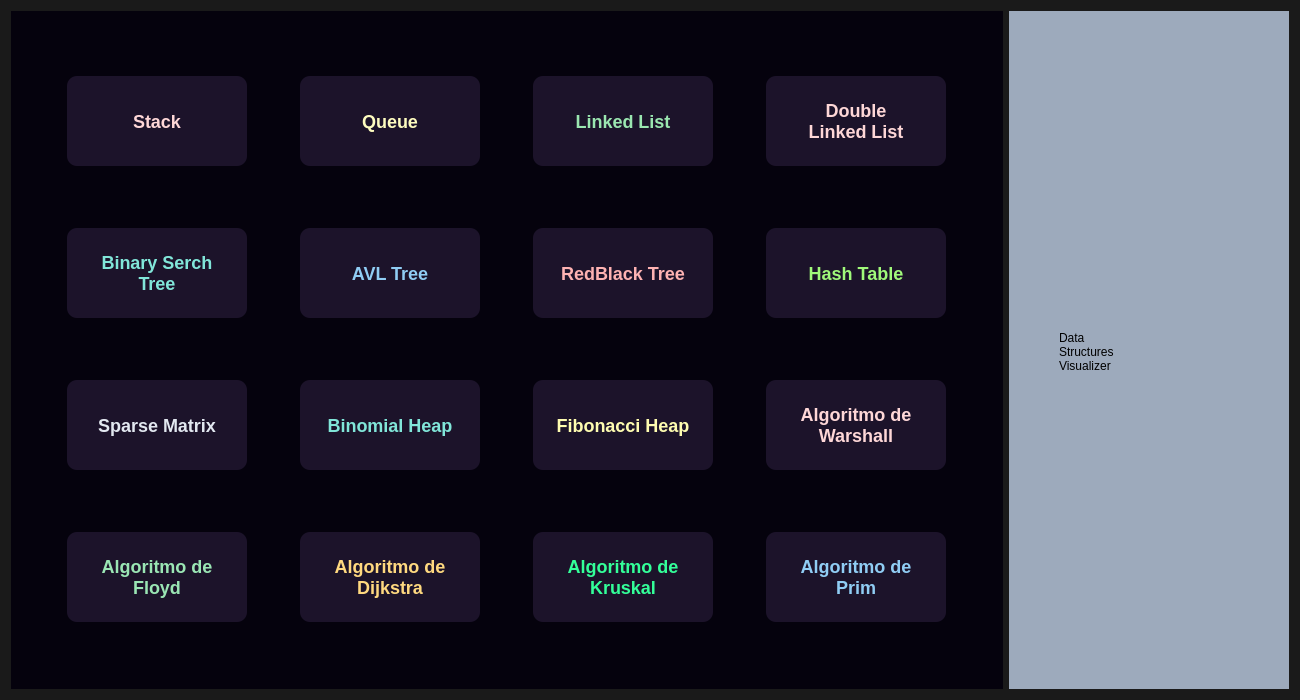
<?xml version="1.0" encoding="UTF-8"?>
<ui version="4.0">
 <class>MainForm</class>
 <widget class="QWidget" name="MainForm">
  <property name="geometry">
   <rect>
    <x>0</x>
    <y>0</y>
    <width>1300</width>
    <height>700</height>
   </rect>
  </property>
  <property name="sizePolicy">
   <sizepolicy hsizetype="Maximum" vsizetype="Preferred">
    <horstretch>0</horstretch>
    <verstretch>0</verstretch>
   </sizepolicy>
  </property>
  <property name="windowTitle">
   <string>MainForm</string>
  </property>
  <property name="styleSheet">
   <string notr="true">background-color: rgb(26, 26, 26)</string>
  </property>
  <layout class="QGridLayout" name="gridLayout">
   <item row="0" column="1">
    <widget class="QWidget" name="widget" native="true">
     <property name="minimumSize">
      <size>
       <width>280</width>
       <height>0</height>
      </size>
     </property>
     <property name="maximumSize">
      <size>
       <width>280</width>
       <height>16777215</height>
      </size>
     </property>
     <property name="styleSheet">
      <string notr="true">background: #9DAABC;</string>
     </property>
     <widget class="QLabel" name="label">
      <property name="geometry">
       <rect>
        <x>50</x>
        <y>270</y>
        <width>181</width>
        <height>141</height>
       </rect>
      </property>
      <property name="styleSheet">
       <string notr="true">background: transparent;
font: 25pt &quot;Cooper Black&quot;;</string>
      </property>
      <property name="text">
       <string>Data
Structures
Visualizer</string>
      </property>
      <property name="textFormat">
       <enum>Qt::AutoText</enum>
      </property>
     </widget>
    </widget>
   </item>
   <item row="0" column="0">
    <widget class="QWidget" name="widget_2" native="true">
     <property name="font">
      <font>
       <family>Nirmala UI Semilight</family>
      </font>
     </property>
     <property name="styleSheet">
      <string notr="true">background: rgb(5,2,13);</string>
     </property>
     <layout class="QGridLayout" name="gridLayout_2">
      <item row="0" column="0">
       <widget class="QPushButton" name="btnStack">
        <property name="minimumSize">
         <size>
          <width>180</width>
          <height>90</height>
         </size>
        </property>
        <property name="maximumSize">
         <size>
          <width>160</width>
          <height>90</height>
         </size>
        </property>
        <property name="font">
         <font>
          <pointsize>-1</pointsize>
          <italic>false</italic>
          <bold>true</bold>
         </font>
        </property>
        <property name="styleSheet">
         <string notr="true">QPushButton {
	background-color: rgb(28,19,42);
    border-style: outset;
    border-width: 0px;
    border-radius: 10px;
    border-color: beige;
    font: bold 18px;
	color: rgb(254,215,215);
    padding: 6px;
}

QPushButton:pressed {
    background-color: rgb(30,23,46);
    border-style: inset;
}
QPushButton:hover {
	background-color: #3F325C;
}</string>
        </property>
        <property name="text">
         <string>Stack</string>
        </property>
       </widget>
      </item>
      <item row="0" column="1">
       <widget class="QPushButton" name="btnQueue">
        <property name="minimumSize">
         <size>
          <width>180</width>
          <height>90</height>
         </size>
        </property>
        <property name="maximumSize">
         <size>
          <width>160</width>
          <height>90</height>
         </size>
        </property>
        <property name="font">
         <font>
          <pointsize>-1</pointsize>
          <italic>false</italic>
          <bold>true</bold>
         </font>
        </property>
        <property name="styleSheet">
         <string notr="true">QPushButton {
	background-color: rgb(28,19,42);
    border-style: outset;
    border-width: 0px;
    border-radius: 10px;
    border-color: beige;
    font: bold 18px;
	color: #FEFCBF;
    padding: 6px;
}

QPushButton:pressed {
    background-color: rgb(30,23,46);
    border-style: inset;
}
QPushButton:hover {
	background-color: #3F325C;
}</string>
        </property>
        <property name="text">
         <string>Queue</string>
        </property>
       </widget>
      </item>
      <item row="0" column="2">
       <widget class="QPushButton" name="btnLinkedList">
        <property name="minimumSize">
         <size>
          <width>180</width>
          <height>90</height>
         </size>
        </property>
        <property name="maximumSize">
         <size>
          <width>160</width>
          <height>90</height>
         </size>
        </property>
        <property name="font">
         <font>
          <pointsize>-1</pointsize>
          <italic>false</italic>
          <bold>true</bold>
         </font>
        </property>
        <property name="styleSheet">
         <string notr="true">QPushButton {
	background-color: rgb(28,19,42);
    border-style: outset;
    border-width: 0px;
    border-radius: 10px;
    border-color: beige;
    font: bold 18px;
	color: #9AE6B0;
    padding: 6px;
}

QPushButton:pressed {
    background-color: rgb(30,23,46);
    border-style: inset;
}
QPushButton:hover {
	background-color: #3F325C;
}</string>
        </property>
        <property name="text">
         <string>Linked List</string>
        </property>
       </widget>
      </item>
      <item row="0" column="3">
       <widget class="QPushButton" name="btnDoubleLinkedList">
        <property name="minimumSize">
         <size>
          <width>180</width>
          <height>90</height>
         </size>
        </property>
        <property name="maximumSize">
         <size>
          <width>160</width>
          <height>90</height>
         </size>
        </property>
        <property name="font">
         <font>
          <pointsize>-1</pointsize>
          <italic>false</italic>
          <bold>true</bold>
         </font>
        </property>
        <property name="styleSheet">
         <string notr="true">QPushButton {
	background-color: rgb(28,19,42);
    border-style: outset;
    border-width: 0px;
    border-radius: 10px;
    border-color: beige;
    font: bold 18px;
	color: rgb(254,215,215);
    padding: 6px;
}

QPushButton:pressed {
    background-color: rgb(30,23,46);
    border-style: inset;
}
QPushButton:hover {
	background-color: #3F325C;
}</string>
        </property>
        <property name="text">
         <string>Double
Linked List</string>
        </property>
       </widget>
      </item>
      <item row="1" column="0">
       <widget class="QPushButton" name="btnBST">
        <property name="minimumSize">
         <size>
          <width>180</width>
          <height>90</height>
         </size>
        </property>
        <property name="maximumSize">
         <size>
          <width>160</width>
          <height>90</height>
         </size>
        </property>
        <property name="font">
         <font>
          <pointsize>-1</pointsize>
          <italic>false</italic>
          <bold>true</bold>
         </font>
        </property>
        <property name="styleSheet">
         <string notr="true">QPushButton {
	background-color: rgb(28,19,42);
    border-style: outset;
    border-width: 0;
    border-radius: 10px;
    border-color: beige;
    font: bold 18px;
	color: #81E6D9;
    padding: 6px;
}

QPushButton:pressed {
    background-color: rgb(30,23,46);
    border-style: inset;
}
QPushButton:hover {
	background-color: #3F325C;
}</string>
        </property>
        <property name="text">
         <string>Binary Serch
Tree</string>
        </property>
       </widget>
      </item>
      <item row="1" column="1">
       <widget class="QPushButton" name="btnAVLTree">
        <property name="minimumSize">
         <size>
          <width>180</width>
          <height>90</height>
         </size>
        </property>
        <property name="maximumSize">
         <size>
          <width>160</width>
          <height>90</height>
         </size>
        </property>
        <property name="font">
         <font>
          <pointsize>-1</pointsize>
          <italic>false</italic>
          <bold>true</bold>
         </font>
        </property>
        <property name="styleSheet">
         <string notr="true">QPushButton {
	background-color: rgb(28,19,42);
    border-style: outset;
    border-width: 0;
    border-radius: 10px;
    border-color: beige;
    font: bold 18px;
	color: #90CDF4;
    padding: 6px;
}

QPushButton:pressed {
    background-color: rgb(30,23,46);
    border-style: inset;
}
QPushButton:hover {
	background-color: #3F325C;
}</string>
        </property>
        <property name="text">
         <string>AVL Tree</string>
        </property>
       </widget>
      </item>
      <item row="1" column="2">
       <widget class="QPushButton" name="btnRedBlackTree">
        <property name="minimumSize">
         <size>
          <width>180</width>
          <height>90</height>
         </size>
        </property>
        <property name="maximumSize">
         <size>
          <width>160</width>
          <height>90</height>
         </size>
        </property>
        <property name="font">
         <font>
          <pointsize>-1</pointsize>
          <italic>false</italic>
          <bold>true</bold>
         </font>
        </property>
        <property name="styleSheet">
         <string notr="true">QPushButton {
	background-color: rgb(28,19,42);
    border-style: outset;
    border-width: 0;
    border-radius: 10px;
    border-color: beige;
    font: bold 18px;
	color: #FEB2B2;
    padding: 6px;
}

QPushButton:pressed {
    background-color: rgb(30,23,46);
    border-style: inset;
}
QPushButton:hover {
	background-color: #3F325C;
}</string>
        </property>
        <property name="text">
         <string>RedBlack Tree</string>
        </property>
       </widget>
      </item>
      <item row="1" column="3">
       <widget class="QPushButton" name="btnHashTable">
        <property name="minimumSize">
         <size>
          <width>180</width>
          <height>90</height>
         </size>
        </property>
        <property name="maximumSize">
         <size>
          <width>160</width>
          <height>90</height>
         </size>
        </property>
        <property name="font">
         <font>
          <pointsize>-1</pointsize>
          <italic>false</italic>
          <bold>true</bold>
         </font>
        </property>
        <property name="styleSheet">
         <string notr="true">QPushButton {
	background-color: rgb(28,19,42);
    border-style: outset;
    border-width: 0;
    border-radius: 10px;
    border-color: beige;
    font: bold 18px;
	color: #A0F97A;
    padding: 6px;
}

QPushButton:pressed {
    background-color: rgb(30,23,46);
    border-style: inset;
}
QPushButton:hover {
	background-color: #3F325C;
}</string>
        </property>
        <property name="text">
         <string>Hash Table</string>
        </property>
       </widget>
      </item>
      <item row="2" column="0">
       <widget class="QPushButton" name="btnSparseMatrix">
        <property name="minimumSize">
         <size>
          <width>180</width>
          <height>90</height>
         </size>
        </property>
        <property name="maximumSize">
         <size>
          <width>160</width>
          <height>90</height>
         </size>
        </property>
        <property name="font">
         <font>
          <pointsize>-1</pointsize>
          <italic>false</italic>
          <bold>true</bold>
         </font>
        </property>
        <property name="styleSheet">
         <string notr="true">QPushButton {
	background-color: rgb(28,19,42);
    border-style: outset;
    border-width: 0;
    border-radius: 10px;
    border-color: beige;
    font: bold 18px;
	color: #E2E8F0;
    padding: 6px;
}

QPushButton:pressed {
    background-color: rgb(30,23,46);
    border-style: inset;
}
QPushButton:hover {
	background-color: #3F325C;
}</string>
        </property>
        <property name="text">
         <string>Sparse Matrix</string>
        </property>
       </widget>
      </item>
      <item row="2" column="1">
       <widget class="QPushButton" name="btnBinoHeap">
        <property name="minimumSize">
         <size>
          <width>180</width>
          <height>90</height>
         </size>
        </property>
        <property name="maximumSize">
         <size>
          <width>160</width>
          <height>90</height>
         </size>
        </property>
        <property name="font">
         <font>
          <pointsize>-1</pointsize>
          <italic>false</italic>
          <bold>true</bold>
         </font>
        </property>
        <property name="styleSheet">
         <string notr="true">QPushButton {
	background-color: rgb(28,19,42);
    border-style: outset;
    border-width: 0;
    border-radius: 10px;
    border-color: beige;
    font: bold 18px;
	color: #81E6D9;
    padding: 6px;
}

QPushButton:pressed {
    background-color: rgb(30,23,46);
    border-style: inset;
}
QPushButton:hover {
	background-color: #3F325C;
}</string>
        </property>
        <property name="text">
         <string>Binomial Heap</string>
        </property>
       </widget>
      </item>
      <item row="2" column="2">
       <widget class="QPushButton" name="btnFiboHeap">
        <property name="minimumSize">
         <size>
          <width>180</width>
          <height>90</height>
         </size>
        </property>
        <property name="maximumSize">
         <size>
          <width>160</width>
          <height>90</height>
         </size>
        </property>
        <property name="font">
         <font>
          <pointsize>-1</pointsize>
          <italic>false</italic>
          <bold>true</bold>
         </font>
        </property>
        <property name="styleSheet">
         <string notr="true">QPushButton {
	background-color: rgb(28,19,42);
    border-style: outset;
    border-width: 0;
    border-radius: 10px;
    border-color: beige;
    font: bold 18px;
	color: #FEFCB0;
    padding: 6px;
}

QPushButton:pressed {
    background-color: rgb(30,23,46);
    border-style: inset;
}
QPushButton:hover {
	background-color: #3F325C;
}</string>
        </property>
        <property name="text">
         <string>Fibonacci Heap</string>
        </property>
       </widget>
      </item>
      <item row="2" column="3">
       <widget class="QPushButton" name="btnWarshall">
        <property name="minimumSize">
         <size>
          <width>180</width>
          <height>90</height>
         </size>
        </property>
        <property name="maximumSize">
         <size>
          <width>160</width>
          <height>90</height>
         </size>
        </property>
        <property name="font">
         <font>
          <pointsize>-1</pointsize>
          <italic>false</italic>
          <bold>true</bold>
         </font>
        </property>
        <property name="styleSheet">
         <string notr="true">QPushButton {
	background-color: rgb(28,19,42);
    border-style: outset;
    border-width: 0;
    border-radius: 10px;
    border-color: beige;
    font: bold 18px;
	color: rgb(254,215,215);
    padding: 6px;
}

QPushButton:pressed {
    background-color: rgb(30,23,46);
    border-style: inset;
}
QPushButton:hover {
	background-color: #3F325C;
}</string>
        </property>
        <property name="text">
         <string>Algoritmo de
Warshall</string>
        </property>
       </widget>
      </item>
      <item row="3" column="0">
       <widget class="QPushButton" name="btnFloyd">
        <property name="minimumSize">
         <size>
          <width>180</width>
          <height>90</height>
         </size>
        </property>
        <property name="maximumSize">
         <size>
          <width>160</width>
          <height>90</height>
         </size>
        </property>
        <property name="font">
         <font>
          <pointsize>-1</pointsize>
          <italic>false</italic>
          <bold>true</bold>
         </font>
        </property>
        <property name="styleSheet">
         <string notr="true">QPushButton {
	background-color: rgb(28,19,42);
    border-style: outset;
    border-width: 0;
    border-radius: 10px;
    border-color: beige;
    font: bold 18px;
	color: #9AE6B4;
    padding: 6px;
}

QPushButton:pressed {
    background-color: rgb(30,23,46);
    border-style: inset;
}
QPushButton:hover {
	background-color: #3F325C;
}</string>
        </property>
        <property name="text">
         <string>Algoritmo de
Floyd</string>
        </property>
       </widget>
      </item>
      <item row="3" column="1">
       <widget class="QPushButton" name="btnDijkstra">
        <property name="minimumSize">
         <size>
          <width>180</width>
          <height>90</height>
         </size>
        </property>
        <property name="maximumSize">
         <size>
          <width>160</width>
          <height>90</height>
         </size>
        </property>
        <property name="font">
         <font>
          <pointsize>-1</pointsize>
          <italic>false</italic>
          <bold>true</bold>
         </font>
        </property>
        <property name="styleSheet">
         <string notr="true">QPushButton {
	background-color: rgb(28,19,42);
    border-style: outset;
    border-width: 0;
    border-radius: 10px;
    border-color: beige;
    font: bold 18px;
	color: #FFD97F;
    padding: 6px;
}

QPushButton:pressed {
    background-color: rgb(30,23,46);
    border-style: inset;
}
QPushButton:hover {
	background-color: #3F325C;
}</string>
        </property>
        <property name="text">
         <string>Algoritmo de
Dijkstra</string>
        </property>
       </widget>
      </item>
      <item row="3" column="2">
       <widget class="QPushButton" name="btnKruskal">
        <property name="minimumSize">
         <size>
          <width>180</width>
          <height>90</height>
         </size>
        </property>
        <property name="maximumSize">
         <size>
          <width>160</width>
          <height>90</height>
         </size>
        </property>
        <property name="font">
         <font>
          <pointsize>-1</pointsize>
          <italic>false</italic>
          <bold>true</bold>
         </font>
        </property>
        <property name="styleSheet">
         <string notr="true">QPushButton {
	background-color: rgb(28,19,42);
    border-style: outset;
    border-width: 0;
    border-radius: 10px;
    border-color: beige;
    font: bold 18px;
	color: #33FF99;
    padding: 6px;
}

QPushButton:pressed {
    background-color: rgb(30,23,46);
    border-style: inset;
}
QPushButton:hover {
	background-color: #3F325C;
}</string>
        </property>
        <property name="text">
         <string>Algoritmo de
Kruskal</string>
        </property>
       </widget>
      </item>
      <item row="3" column="3">
       <widget class="QPushButton" name="btnPrim">
        <property name="minimumSize">
         <size>
          <width>180</width>
          <height>90</height>
         </size>
        </property>
        <property name="maximumSize">
         <size>
          <width>160</width>
          <height>90</height>
         </size>
        </property>
        <property name="styleSheet">
         <string notr="true">QPushButton {
	background-color: rgb(28,19,42);
    border-style: outset;
    border-width: 0;
    border-radius: 10px;
    border-color: beige;
    font: bold 18px;
	color: #90CDF4;
    padding: 6px;
}

QPushButton:pressed {
    background-color: rgb(30,23,46);
    border-style: inset;
}
QPushButton:hover {
	background-color: #3F325C;
}</string>
        </property>
        <property name="text">
         <string>Algoritmo de
Prim</string>
        </property>
       </widget>
      </item>
     </layout>
    </widget>
   </item>
  </layout>
 </widget>
 <resources/>
 <connections/>
</ui>
